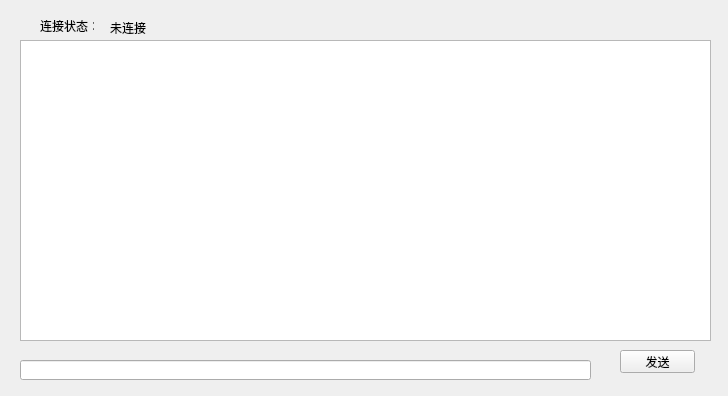
<?xml version="1.0" encoding="UTF-8"?>
<ui version="4.0">
 <class>ClientIMPOnWidget</class>
 <widget class="QWidget" name="ClientIMPOnWidget">
  <property name="geometry">
   <rect>
    <x>0</x>
    <y>0</y>
    <width>728</width>
    <height>396</height>
   </rect>
  </property>
  <property name="windowTitle">
   <string>ClientIMPOnWidget</string>
  </property>
  <widget class="QLabel" name="label">
   <property name="geometry">
    <rect>
     <x>40</x>
     <y>20</y>
     <width>54</width>
     <height>12</height>
    </rect>
   </property>
   <property name="text">
    <string>连接状态：</string>
   </property>
  </widget>
  <widget class="QLabel" name="cConnectState">
   <property name="geometry">
    <rect>
     <x>110</x>
     <y>20</y>
     <width>81</width>
     <height>16</height>
    </rect>
   </property>
   <property name="text">
    <string>未连接</string>
   </property>
  </widget>
  <widget class="QPushButton" name="cBtnSend">
   <property name="geometry">
    <rect>
     <x>620</x>
     <y>350</y>
     <width>75</width>
     <height>23</height>
    </rect>
   </property>
   <property name="text">
    <string>发送</string>
   </property>
  </widget>
  <widget class="QTextBrowser" name="cMsgHistory">
   <property name="geometry">
    <rect>
     <x>20</x>
     <y>40</y>
     <width>691</width>
     <height>301</height>
    </rect>
   </property>
  </widget>
  <widget class="QLineEdit" name="cMsgForSend">
   <property name="geometry">
    <rect>
     <x>20</x>
     <y>360</y>
     <width>571</width>
     <height>20</height>
    </rect>
   </property>
  </widget>
 </widget>
 <layoutdefault spacing="6" margin="11"/>
 <resources/>
 <connections/>
</ui>
